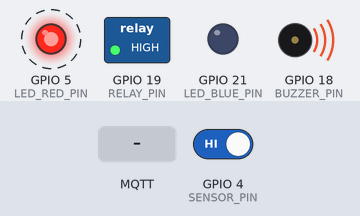
Bench run of a sketch on a simulated ESP32. On the bench: switched loads named in the sketch (green lamp = pin HIGH), output pins drawn as LEDs (lit = HIGH), buzzer (waves = sounding, pin HIGH). Dashed ring = blinking. Inputs (shaded band) come from the test bench; at power-on: GPIO 4 (SENSOR_PIN) HIGH. WiFi joins after 1.5 s; servers stay silent unless stated; no MQTT or app messages arrive unless stated; pins used as bus, display or sensor lines are not drawn; what the sketch prints to the serial monitor is not drawn.

Above: at 3.0 s.
3.3 s: MQTT message "OPEN" arrives on the first subscribed topic
At 5.34 s:
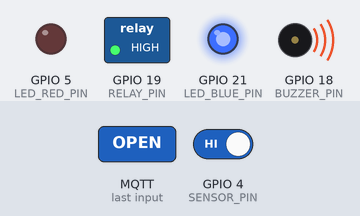
At 6.1 s:
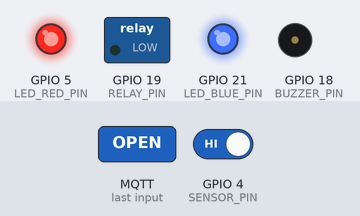
6.3 s: MQTT message "1" arrives on the first subscribed topic
7.8 s: MQTT message "on" arrives on the first subscribed topic
At 25.9 s:
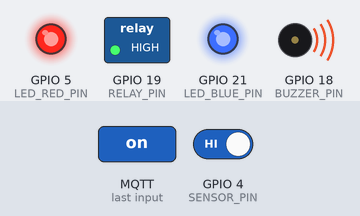
Timing chart, 0 to 27.5 s (numbered marks = the images above; inputs shaded):
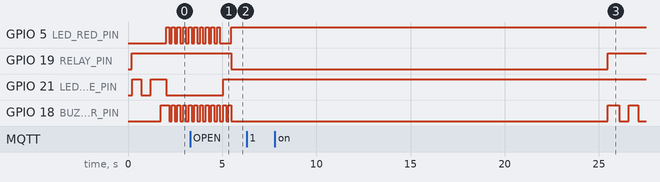

The sketch:

esp32_main_logic.ino
```cpp
// =============================================================
// KeeMaBox — ESP32 Main Logic (Phase 4)
// Board  : ESP32 DevKit V1
// Fungsi : Kontrol gembok solenoid via MQTT, sensor pintu,
//          trigger sinyal ke ESP32-CAM, dan alarm anti-bobol.
// =============================================================
// Library yang dibutuhkan (install via Arduino Library Manager):
//   - WiFi.h         : Built-in ESP32 Board Package
//   - PubSubClient   : "PubSubClient" by Nick O'Leary
// =============================================================

#include <WiFi.h>
#include <PubSubClient.h>  // Library: PubSubClient by Nick O'Leary

// =============================================================
// KONFIGURASI PIN
// =============================================================
#define RELAY_PIN        19  // Output : Relay → Solenoid Door Lock
#define SENSOR_PIN        4  // Input  : Magnetic Reed Switch (INPUT_PULLUP)
#define BUZZER_PIN       18  // Output : Buzzer aktif
#define LED_RED_PIN       5  // Output : LED Merah (kotak terbuka / alarm)
#define LED_BLUE_PIN     21  // Output : LED Biru  (status koneksi jaringan)
#define CAM_TRIGGER_PIN  22  // Output : Sinyal HIGH ke ESP32-CAM → mulai rekam

// =============================================================
// KONFIGURASI JARINGAN — Ganti sesuai WiFi kamu
// =============================================================
const char* WIFI_SSID     = "Akbar";
const char* WIFI_PASSWORD = "laparlebah";

// =============================================================
// KONFIGURASI MQTT
// =============================================================
const char* MQTT_BROKER    = "broker.avisha.id";
const int   MQTT_PORT      = 1883;
const char* MQTT_USERNAME  = "barka";
const char* MQTT_PASSWORD  = "10kw6989";  // Samakan dengan .env
const char* MQTT_CLIENT_ID = "keemabox-esp32-main";
const char* MQTT_TOPIC_SUB = "barka/kontrol";

// =============================================================
// KONFIGURASI WAKTU (non-blocking via millis)
// =============================================================
const unsigned long RELAY_DURATION_MS   = 20000; // Durasi solenoid terbuka (20 detik)
const unsigned long MQTT_RETRY_DELAY_MS = 5000;   // Jeda antar percobaan reconnect MQTT
const unsigned long BLINK_FAST_MS       =  150;   // Interval blink alarm bobol (ms)
const unsigned long BLINK_SLOW_MS       =  500;   // Interval blink saat connecting (ms)
const unsigned long ALARM_REMINDER_MS   =  500;   // Interval buzzer pengingat pintu (ms)

// =============================================================
// VARIABEL STATE SISTEM
// =============================================================

// --- State Relay & Kamera ---
bool          relayActive    = false;  // true = solenoid sedang aktif (terbuka)
unsigned long relayStartTime = 0;      // Timestamp saat relay diaktifkan

// --- State Fase Monitoring (setelah relay OFF, tunggu pintu tertutup) ---
bool          monitoringPhase = false; // true = relay sudah OFF, menunggu pintu ditutup
unsigned long lastReminderBuzz = 0;    // Timestamp blink buzzer pengingat
bool          reminderBuzzState = false;

// --- State Alarm ---
bool          alarmActive    = false;  // true = alarm anti-bobol menyala
bool          sesiAman       = false;  // true = pintu boleh terbuka tanpa alarm
                                       //        (dicabut saat pintu ditutup kembali)

// --- State Koneksi ---
unsigned long lastMqttRetry  = 0;      // Timestamp percobaan reconnect MQTT terakhir

// --- State Blink Non-Blocking ---
unsigned long lastBlueBlink  = 0;
unsigned long lastRedBlink   = 0;
bool          blueLedState   = false;
bool          redLedState    = false;

// =============================================================
// OBJEK WiFi & MQTT
// =============================================================
WiFiClient   espClient;
PubSubClient mqtt(espClient);

// =============================================================
// FUNGSI: Beep Buzzer
// Digunakan untuk konfirmasi perintah atau tanda sistem siap.
// =============================================================
void beepBuzzer(int kali, int durasiMs, int jedaMs) {
    for (int i = 0; i < kali; i++) {
        digitalWrite(BUZZER_PIN, HIGH);
        delay(durasiMs);
        digitalWrite(BUZZER_PIN, LOW);
        if (i < kali - 1) delay(jedaMs);
    }
}

// =============================================================
// FUNGSI: Koneksi WiFi
// Blocking hanya di setup(). Menggunakan setAutoReconnect(true)
// sehingga di loop() reconnect ditangani oleh library.
// =============================================================
void connectWiFi() {
    if (WiFi.status() == WL_CONNECTED) return;

    Serial.printf("[WiFi] Menghubungkan ke SSID: %s\n", WIFI_SSID);
    WiFi.mode(WIFI_STA);
    WiFi.setAutoReconnect(true);
    WiFi.persistent(true);
    WiFi.begin(WIFI_SSID, WIFI_PASSWORD);

    // Blink LED Biru selama proses connecting
    while (WiFi.status() != WL_CONNECTED) {
        digitalWrite(LED_BLUE_PIN, !digitalRead(LED_BLUE_PIN));
        delay(500);
        Serial.print(".");
    }
    Serial.println();

    digitalWrite(LED_BLUE_PIN, HIGH);  // Solid = Connected
    Serial.printf("[WiFi] Terhubung! IP: %s\n", WiFi.localIP().toString().c_str());
}

// =============================================================
// FUNGSI: MQTT Callback
// Otomatis dipanggil oleh mqtt.loop() saat pesan masuk.
// =============================================================
void mqttCallback(char* topic, byte* payload, unsigned int length) {
    // Konversi payload byte array ke String
    String pesan = "";
    for (unsigned int i = 0; i < length; i++) {
        pesan += (char)payload[i];
    }

    Serial.printf("[MQTT] Pesan diterima | Topic: %s | Payload: %s\n", topic, pesan.c_str());

    // ── Perintah BUKA PINTU ──────────────────────────────────
    if (pesan == "OPEN") {

        // Cegah eksekusi ganda jika relay sudah aktif
        if (relayActive) {
            Serial.println("[MQTT] Perintah OPEN diabaikan — relay sedang aktif.");
            return;
        }

        Serial.println("[OPEN] Perintah diterima. Memulai sesi buka pintu...");
        sesiAman = true;  // Mulai sesi aman — alarm tidak akan menyala selama sesi ini
        Serial.println("[Sesi] Sesi aman AKTIF.");

        // Reset alarm jika sebelumnya aktif
        if (alarmActive) {
            alarmActive = false;
            digitalWrite(BUZZER_PIN,   LOW);
            digitalWrite(LED_RED_PIN,  LOW);
            Serial.println("[Alarm] Alarm direset oleh perintah OPEN.");
        }

        // 1. Konfirmasi bunyi: Beep 2x
        Serial.println("[Buzzer] Beep 2x");
        beepBuzzer(2, 150, 100);  // 2 beep, 150ms nyala, 100ms jeda

        // 2. Aktifkan trigger → ESP32-CAM mulai merekam
        digitalWrite(CAM_TRIGGER_PIN, HIGH);
        Serial.println("[CAM] Trigger HIGH → ESP32-CAM mulai merekam");

        // 3. Nyalakan LED Merah sebagai indikator pintu terbuka
        digitalWrite(LED_RED_PIN, HIGH);

        // 4. Aktifkan Relay → Solenoid terbuka (Active-Low: LOW = Relay ON)
        digitalWrite(RELAY_PIN, LOW);
        relayActive    = true;
        relayStartTime = millis();
        Serial.printf("[Relay] ON → Solenoid terbuka. Timer %d detik dimulai.\n",
                      RELAY_DURATION_MS / 1000);
    }
}

// =============================================================
// FUNGSI: Koneksi & Reconnect MQTT
// Dipanggil dari loop() — non-blocking dengan rate limiting.
// =============================================================
void connectMQTT() {
    if (mqtt.connected()) return;
    if (millis() - lastMqttRetry < MQTT_RETRY_DELAY_MS) return;

    lastMqttRetry = millis();
    Serial.printf("[MQTT] Menghubungkan ke %s:%d ...\n", MQTT_BROKER, MQTT_PORT);

    if (mqtt.connect(MQTT_CLIENT_ID, MQTT_USERNAME, MQTT_PASSWORD)) {
        Serial.println("[MQTT] Connected!");
        mqtt.subscribe(MQTT_TOPIC_SUB);
        Serial.printf("[MQTT] Subscribe ke topic: %s\n", MQTT_TOPIC_SUB);
        digitalWrite(LED_BLUE_PIN, HIGH);  // Solid = MQTT ready
    } else {
        Serial.printf("[MQTT] Gagal terhubung. rc=%d | Coba lagi dalam %ds...\n",
                      mqtt.state(), MQTT_RETRY_DELAY_MS / 1000);
    }
}

// =============================================================
// FUNGSI: Handle Timer Relay (non-blocking)
// Cek setiap loop apakah durasi 20 detik sudah terlampaui.
// Saat habis: Relay OFF, Pin 22 LANGSUNG LOW (kamera berhenti
// paksa), lalu masuk fase monitoring reed sensor.
// =============================================================
void handleRelayTimer() {
    if (!relayActive) return;

    if (millis() - relayStartTime >= RELAY_DURATION_MS) {
        // === TRANSISI DETIK KE-20 ===

        // 1. Relay OFF (Active-Low: HIGH = Relay OFF)
        digitalWrite(RELAY_PIN, HIGH);
        relayActive = false;
        Serial.println("[Relay] OFF → Solenoid terkunci. Toleransi 20 detik habis.");

        // 2. Kamera LANGSUNG DIHENTIKAN PAKSA (anti memory overflow)
        digitalWrite(CAM_TRIGGER_PIN, LOW);
        Serial.println("[CAM]   Trigger LOW → ESP32-CAM berhenti merekam & render video.");

        // 3. Beep 1x tanda gembok terkunci kembali
        beepBuzzer(1, 100, 0);

        // 4. Cek apakah pintu masih terbuka → masuk fase monitoring alarm
        bool pintuTerbuka = (digitalRead(SENSOR_PIN) == HIGH);
        if (pintuTerbuka) {
            monitoringPhase = true;
            Serial.println("[Monitor] Pintu masih TERBUKA. Masuk fase alarm pengingat...");
        } else {
            // Pintu sudah tertutup → akhiri sesi langsung
            digitalWrite(LED_RED_PIN, LOW);
            digitalWrite(BUZZER_PIN,  LOW);
            sesiAman = false;
            Serial.println("[Sistem] Sesi buka pintu selesai. Pintu sudah tertutup.");
        }
    }
}

// =============================================================
// FUNGSI: Handle Fase Monitoring (non-blocking)
// Setelah relay OFF & kamera sudah dihentikan, jika pintu masih
// terbuka → buzzer blink sebagai alarm pengingat.
// Saat pintu tertutup → matikan buzzer & LED, selesai.
// Pin 22 TIDAK DISENTUH di sini (sudah LOW sejak detik ke-20).
// =============================================================
void handleMonitoring() {
    if (!monitoringPhase) return;

    bool pintuTerbuka = (digitalRead(SENSOR_PIN) == HIGH);

    if (pintuTerbuka) {
        // Buzzer berkedip 500ms nyala/mati sebagai alarm pengingat
        if (millis() - lastReminderBuzz >= ALARM_REMINDER_MS) {
            lastReminderBuzz = millis();
            reminderBuzzState = !reminderBuzzState;
            digitalWrite(BUZZER_PIN, reminderBuzzState);
        }
        // LED Merah tetap menyala solid
        digitalWrite(LED_RED_PIN, HIGH);
    } else {
        // Pintu TERTUTUP → akhiri fase monitoring
        monitoringPhase = false;
        reminderBuzzState = false;
        digitalWrite(BUZZER_PIN,  LOW);
        digitalWrite(LED_RED_PIN, LOW);
        sesiAman = false;

        Serial.println("[Monitor] Pintu TERTUTUP. Fase monitoring selesai.");
        Serial.println("[Buzzer]  OFF.");
        Serial.println("[Sesi]    Sesi aman berakhir.");
    }
}

// =============================================================
// FUNGSI: Handle Sensor Pintu & Alarm Anti-Bobol (non-blocking)
//
// Wiring: Magnetic Switch antara SENSOR_PIN dan GND.
// Logika INPUT_PULLUP:
//   LOW  → Saklar tertutup (magnet menempel) → Pintu TERTUTUP
//   HIGH → Saklar terbuka  (magnet menjauh)  → Pintu TERBUKA
//
// Alarm aktif jika pintu terbuka TANPA sesi aman DAN TANPA
// fase monitoring (indikasi percobaan bobol).
// =============================================================
void handleDoorSensor() {
    // Skip jika sedang dalam fase monitoring (sudah ditangani handleMonitoring)
    if (monitoringPhase) return;

    bool pintuTerbuka = (digitalRead(SENSOR_PIN) == HIGH);

    if (pintuTerbuka && !sesiAman) {
        // ── KONDISI BOBOL: pintu terbuka tanpa sesi aman aktif ──
        if (!alarmActive) {
            alarmActive = true;
            Serial.println("[ALARM] PERINGATAN! Pintu terbuka tanpa izin sistem!");
        }

        // Blink LED Merah + Buzzer cepat (non-blocking)
        if (millis() - lastRedBlink >= BLINK_FAST_MS) {
            lastRedBlink = millis();
            redLedState  = !redLedState;
            digitalWrite(LED_RED_PIN, redLedState);
            digitalWrite(BUZZER_PIN,  redLedState);  // Buzzer ikut blink = bunyi terputus-putus cepat
        }

    } else if (!pintuTerbuka && alarmActive) {
        // ── Pintu tertutup + alarm aktif → Reset alarm & akhiri sesi ──
        alarmActive = false;
        sesiAman    = false;
        digitalWrite(LED_RED_PIN, LOW);
        digitalWrite(BUZZER_PIN,  LOW);
        Serial.println("[Alarm] Alarm direset. Pintu kembali tertutup.");
        Serial.println("[Sesi]  Sesi aman berakhir.");
    }

    // ── Kondisi independen: pintu ditutup & relay idle → akhiri sesi aman ──
    // Guard !relayActive mencegah race condition: sesiAman tidak di-reset
    // saat pintu belum sempat terbuka (relay baru saja aktif).
    if (!pintuTerbuka && sesiAman && !relayActive) {
        sesiAman = false;
        Serial.println("[Sesi] Sesi aman berakhir. Pintu ditutup dan relay idle.");
    }
}

// =============================================================
// SETUP
// =============================================================
void setup() {
    Serial.begin(115200);
    delay(200);  // Beri waktu Serial Monitor siap
    Serial.println("\n========================================");
    Serial.println("  KeeMaBox ESP32 — Booting...");
    Serial.println("========================================");

    // ── Inisialisasi Pin Output ──
    pinMode(RELAY_PIN,       OUTPUT);
    pinMode(BUZZER_PIN,      OUTPUT);
    pinMode(LED_RED_PIN,     OUTPUT);
    pinMode(LED_BLUE_PIN,    OUTPUT);
    pinMode(CAM_TRIGGER_PIN, OUTPUT);

    // ── Inisialisasi Pin Input ──
    pinMode(SENSOR_PIN, INPUT_PULLUP);

    // ── Matikan semua output di kondisi awal (safety) ──
    // RELAY Active-Low: HIGH = Relay mati = Solenoid TERKUNCI (kondisi aman)
    digitalWrite(RELAY_PIN,       HIGH);
    digitalWrite(BUZZER_PIN,      LOW);
    digitalWrite(LED_RED_PIN,     LOW);
    digitalWrite(LED_BLUE_PIN,    LOW);
    digitalWrite(CAM_TRIGGER_PIN, LOW);
    Serial.println("[Setup] Semua pin diinisialisasi. Output dalam kondisi OFF.");

    // ── Koneksi WiFi ──
    connectWiFi();

    // ── Setup MQTT ──
    mqtt.setServer(MQTT_BROKER, MQTT_PORT);
    mqtt.setCallback(mqttCallback);
    mqtt.setKeepAlive(60);
    connectMQTT();  // Koneksi pertama kali

    // ── Sistem Siap ──
    Serial.println("========================================");
    Serial.println("  KeeMaBox Siap Beroperasi.");
    Serial.printf("  MQTT Topic: %s\n", MQTT_TOPIC_SUB);
    Serial.println("========================================\n");
    beepBuzzer(1, 300, 0);  // Beep 1x panjang = sistem siap
}

// =============================================================
// LOOP
// =============================================================
void loop() {

    // ── 1. Cek status WiFi ──
    if (WiFi.status() != WL_CONNECTED) {
        // Blink LED Biru non-blocking saat WiFi terputus
        if (millis() - lastBlueBlink >= BLINK_SLOW_MS) {
            lastBlueBlink = millis();
            blueLedState  = !blueLedState;
            digitalWrite(LED_BLUE_PIN, blueLedState);
        }
        // WiFi akan reconnect otomatis via setAutoReconnect(true)
        // Skip operasi MQTT hingga WiFi kembali
        return;
    }

    // ── 2. Cek & reconnect MQTT jika terputus ──
    if (!mqtt.connected()) {
        digitalWrite(LED_BLUE_PIN, LOW);  // Matikan LED saat MQTT disconnect
        connectMQTT();
    }

    // ── 3. Proses incoming MQTT message ──
    mqtt.loop();

    // ── 4. Handle timer penutupan relay (non-blocking) ──
    handleRelayTimer();

    // ── 5. Handle fase monitoring (buzzer pengingat setelah relay OFF) ──
    handleMonitoring();

    // ── 6. Baca sensor pintu & handle alarm anti-bobol ──
    handleDoorSensor();
}
```

Measured:
- after the input at 3.3 s, GPIO 19 (RELAY_PIN): HIGH → LOW after 2.2 s
- after the input at 6.3 s, every drawn part: stays the same
